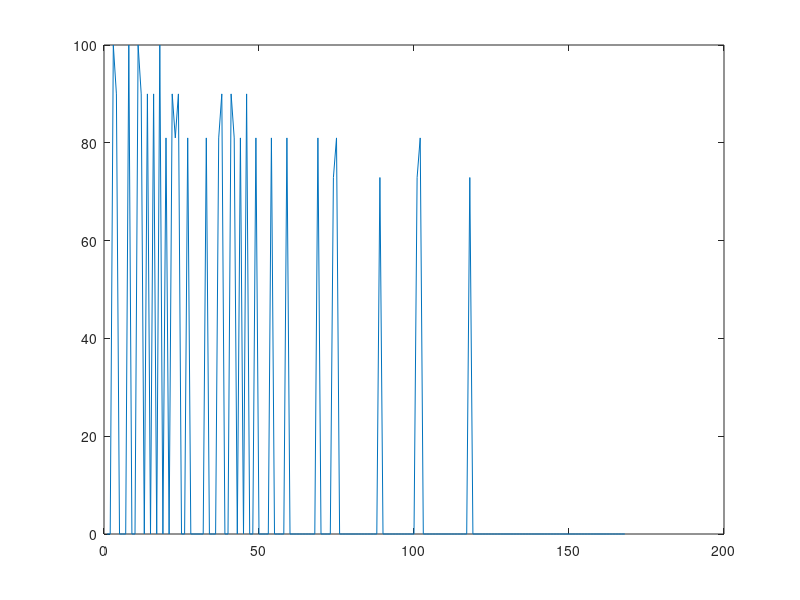

The MATLAB source for this figure:

clc;clear;close all;
num_of_states = 12;
num_of_actions = 4;
gama = 0.9;
%initialize
Reward = zeros(num_of_states,num_of_actions);
Q1 = zeros(num_of_states,num_of_actions);
Reward(3,2)=100;
Reward(6,4)=100;
Reward(11,1)=100;
Reward(8,3)=100;
Reward(7,:) = 0;% 0 for illegal moves state 7
Reward([1 2 3 4],1) = -99;%up
Reward([9 10 11 12],2) = -99;%down
Reward([1 5 9],3) = -99;%left
Reward([4 8 12],4) = -99;%rigth

adj = [0 5 0 2;0 6 1 3;0 7 2 4;0 8 3 0;1 9 0 6;2 10 5 7;3 11 6 8
    ;4 12 7 0;5 0 0 10;6 0 9 11;7 0 10 12;8 0 11 0] ;
 
Q1(7,:) = 0;% -99 for illegal moves
Q1([1 2 3 4],1) = -99;%up
Q1([9 10 11 12],2) = -99;%down
Q1([1 5 9],3) = -99;%left
Q1([4 8 12],4) = -99;%rigth
counter = 0;
stopFlag = 0;

for j = 1:100
    %temp = Q1;
for i = 1:num_of_states
    counter = counter +1;
    temp = Q1;
    if(i ~= 7)%dont update Q for state7
        ind = randi(4);
        while(adj(i,ind) == 0)
            ind = randi(4);
        end

        Q1(i,ind) = Reward(i,ind) + (gama * max(Q1(adj(i,ind),:)));

    end
    
    if( isequal(Q1,temp) )
        stopFlag = stopFlag + 1;
    else
        stopFlag = 0;
    end

    sum1(1,counter) = sum(sum(abs(Q1-temp)));% j shavad bara halate dovom
    if (stopFlag == 50)
        break;
    end
end
% in 3 khat comment shavad bara halate nemudare dovom
if (stopFlag == 50)
    break;
end
end
Q1(7,:)=-99;
figure;
plot(sum1(1:end));


